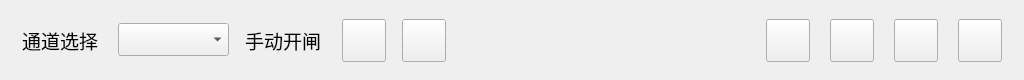
  <widget class="QWidget" name="widget_head" native="true">
   <property name="geometry">
    <rect>
     <x>0</x>
     <y>0</y>
     <width>1024</width>
     <height>80</height>
    </rect>
   </property>
   <property name="styleSheet">
    <string notr="true"/>
   </property>
   <widget class="QToolButton" name="toolButton_exit">
    <property name="geometry">
     <rect>
      <x>958</x>
      <y>19</y>
      <width>44</width>
      <height>43</height>
     </rect>
    </property>
    <property name="font">
     <font>
      <pointsize>14</pointsize>
     </font>
    </property>
    <property name="styleSheet">
     <string notr="true"/>
    </property>
    <property name="text">
     <string/>
    </property>
   </widget>
   <widget class="QToolButton" name="toolButton_switch">
    <property name="geometry">
     <rect>
      <x>766</x>
      <y>19</y>
      <width>44</width>
      <height>43</height>
     </rect>
    </property>
    <property name="font">
     <font>
      <pointsize>14</pointsize>
     </font>
    </property>
    <property name="styleSheet">
     <string notr="true"/>
    </property>
    <property name="text">
     <string/>
    </property>
   </widget>
   <widget class="QLabel" name="label_1">
    <property name="geometry">
     <rect>
      <x>22</x>
      <y>25</y>
      <width>91</width>
      <height>30</height>
     </rect>
    </property>
    <property name="font">
     <font>
      <pointsize>14</pointsize>
     </font>
    </property>
    <property name="text">
     <string>通道选择</string>
    </property>
   </widget>
   <widget class="QComboBox" name="comboBox_chanel">
    <property name="geometry">
     <rect>
      <x>118</x>
      <y>23</y>
      <width>111</width>
      <height>33</height>
     </rect>
    </property>
    <property name="font">
     <font>
      <pointsize>14</pointsize>
     </font>
    </property>
    <property name="styleSheet">
     <string notr="true"/>
    </property>
   </widget>
   <widget class="QToolButton" name="toolButton_shutdown">
    <property name="geometry">
     <rect>
      <x>830</x>
      <y>19</y>
      <width>44</width>
      <height>43</height>
     </rect>
    </property>
    <property name="font">
     <font>
      <pointsize>14</pointsize>
     </font>
    </property>
    <property name="styleSheet">
     <string notr="true"/>
    </property>
    <property name="text">
     <string/>
    </property>
   </widget>
   <widget class="QToolButton" name="toolButton_opengate">
    <property name="geometry">
     <rect>
      <x>342</x>
      <y>19</y>
      <width>44</width>
      <height>43</height>
     </rect>
    </property>
    <property name="font">
     <font>
      <pointsize>14</pointsize>
     </font>
    </property>
    <property name="styleSheet">
     <string notr="true"/>
    </property>
    <property name="text">
     <string/>
    </property>
   </widget>
   <widget class="QToolButton" name="toolButton_restart">
    <property name="geometry">
     <rect>
      <x>894</x>
      <y>19</y>
      <width>44</width>
      <height>43</height>
     </rect>
    </property>
    <property name="font">
     <font>
      <pointsize>14</pointsize>
     </font>
    </property>
    <property name="styleSheet">
     <string notr="true"/>
    </property>
    <property name="text">
     <string/>
    </property>
   </widget>
   <widget class="QLabel" name="label_2">
    <property name="geometry">
     <rect>
      <x>245</x>
      <y>25</y>
      <width>91</width>
      <height>30</height>
     </rect>
    </property>
    <property name="font">
     <font>
      <pointsize>14</pointsize>
     </font>
    </property>
    <property name="text">
     <string>手动开闸</string>
    </property>
   </widget>
   <widget class="QLabel" name="label_curtime">
    <property name="geometry">
     <rect>
      <x>530</x>
      <y>31</y>
      <width>231</width>
      <height>22</height>
     </rect>
    </property>
    <property name="font">
     <font>
      <pointsize>14</pointsize>
     </font>
    </property>
    <property name="text">
     <string/>
    </property>
   </widget>
   <widget class="QToolButton" name="toolButton_opengate_2">
    <property name="geometry">
     <rect>
      <x>402</x>
      <y>19</y>
      <width>44</width>
      <height>43</height>
     </rect>
    </property>
    <property name="font">
     <font>
      <pointsize>14</pointsize>
     </font>
    </property>
    <property name="styleSheet">
     <string notr="true"/>
    </property>
    <property name="text">
     <string/>
    </property>
   </widget>
  </widget>
